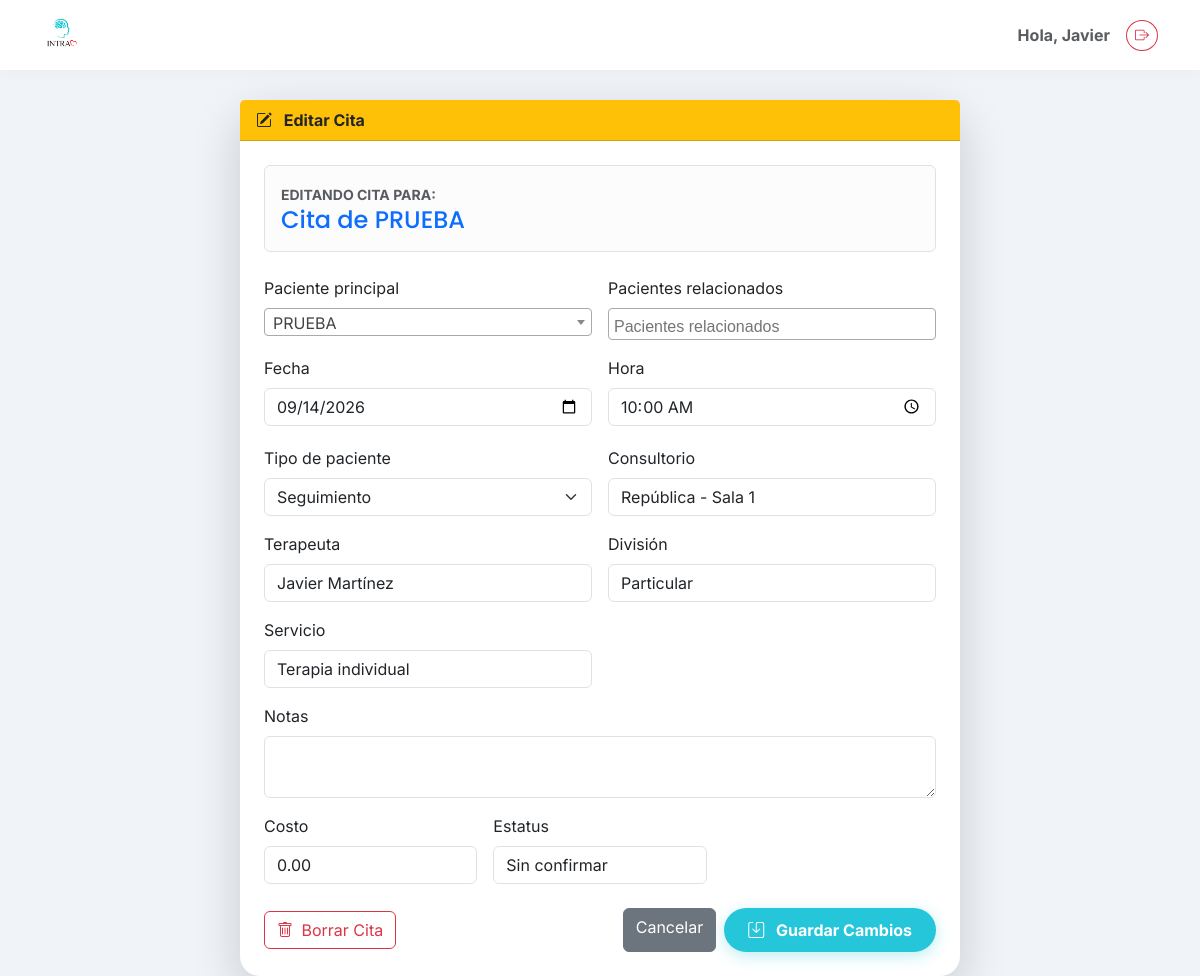
/citas/11/editar/?next=paciente (signed in), run on the app's committed database.
### clinica/models.py (models this page shows, shortened)
class Cita(models.Model):
    ESTATUS_CONFIRMADA = 'confirmada'
    ESTATUS_SIN_CONFIRMAR = 'sin_confirmar'
    ESTATUS_REAGENDO = 'reagendo'
    ESTATUS_CANCELO = 'cancelo'
    ESTATUS_NO_ASISTIO = 'no_asistio'
    ESTATUS_INCIDENCIA = 'incidencia'
    ESTATUS_CHOICES = [
        (ESTATUS_CONFIRMADA, 'Confirmada'),
        (ESTATUS_SIN_CONFIRMAR, 'Sin confirmar'),
        (ESTATUS_REAGENDO, 'Reagendo'),
        (ESTATUS_CANCELO, 'Cancelo'),
        (ESTATUS_NO_ASISTIO, 'No asistio'),
        (ESTATUS_INCIDENCIA, 'Incidencia'),
    ]
    ESTATUS_ACTIVOS = (
        ESTATUS_CONFIRMADA,
        ESTATUS_SIN_CONFIRMAR,
        ESTATUS_REAGENDO,
        ESTATUS_INCIDENCIA,
    )
    TIPO_NUEVO = 'N'
    TIPO_REFERIDO = 'R'
    TIPO_SEGUIMIENTO = 'S'
    TIPO_PACIENTE_CHOICES = [
        (TIPO_NUEVO, 'Nuevo'),
        (TIPO_REFERIDO, 'Referido'),
        (TIPO_SEGUIMIENTO, 'Seguimiento'),
    ]
    PAGO_CHOICES = [
        ('Efectivo', 'Efectivo'),
        ('Transferencia', 'Transferencia'),
        ('Terminal', 'Terminal'),
        ('Pase', 'Pase'),
        ('Gratuito', 'Gratuito'),
        ('Pendiente', 'Pendiente'),
    ]
    paciente = models.ForeignKey(Paciente, on_delete=models.CASCADE, related_name='citas')
    pacientes_adicionales = models.ManyToManyField(
        Paciente,
        blank=True,
        related_name='citas_como_adicional',
    )
    fecha = models.DateField()
    hora = models.TimeField()
    tipo_paciente = models.CharField(
        max_length=1,
        choices=TIPO_PACIENTE_CHOICES,
        default=TIPO_SEGUIMIENTO,
    )
    division = models.ForeignKey(Division, on_delete=models.SET_NULL, null=True)
    consultorio = models.ForeignKey(Consultorio, on_delete=models.SET_NULL, null=True)
    servicio = models.ForeignKey(Servicio, on_delete=models.SET_NULL, null=True)
    terapeuta = models.ForeignKey(Terapeuta, on_delete=models.SET_NULL, null=True)
    costo = models.DecimalField(max_digits=10, decimal_places=2, null=True, blank=True)
    metodo_pago = models.CharField(max_length=50, null=True, blank=True)
    estatus = models.CharField(
        max_length=20,
        choices=ESTATUS_CHOICES,
        default=ESTATUS_SIN_CONFIRMAR,
    )
    folio_fiscal = models.CharField(max_length=100, blank=True, null=True)
    notas = models.TextField(blank=True, null=True)
    def pacientes_display_natural(self):
        nombres = [self.paciente.nombre] if self.paciente_id else []
        nombres.extend(list(self.pacientes_adicionales.values_list('nombre', flat=True)))
        if not nombres:
            return ""
        if len(nombres) == 1:
            return nombres[0]
        if len(nombres) == 2:
            return f"{nombres[0]} y {nombres[1]}"
        return f"{', '.join(nombres[:-1])} y {nombres[-1]}"
    def titulo_cita(self):
        pacientes = self.pacientes_display_natural()
        return f"Cita de {pacientes}" if pacientes else "Cita"
    class Meta:
        verbose_name = "Cita"
        verbose_name_plural = "Citas"
        ordering = ['-fecha', '-hora']

class Paciente(models.Model):
    TIPO_CONTACTO_CHOICES = [
        ('propio', 'Propio'),
        ('madre', 'Madre'),
        ('padre', 'Padre'),
        ('pareja', 'Pareja'),
        ('otro', 'Otro'),
    ]
    SEXO_CHOICES = [
        ('Femenino', 'Femenino'),
        ('Masculino', 'Masculino'),
    ]
    usuario = models.OneToOneField(User, on_delete=models.SET_NULL, null=True, blank=True, related_name='perfil_paciente')
    nombre = models.CharField(max_length=200, verbose_name="Nombre Completo")
    fecha_nacimiento = models.DateField(verbose_name="Fecha de Nacimiento")
    nombre_normalizado = models.CharField(max_length=200, blank=True, editable=False)
    sexo = models.CharField(
        max_length=20,
        choices=SEXO_CHOICES,
        default='Femenino',
        verbose_name="Sexo"
    )
    telefono = models.CharField(max_length=20, verbose_name="Teléfono (WhatsApp)")
    identidad_contacto = models.CharField(max_length=20, choices=TIPO_CONTACTO_CHOICES, default='propio')
    servicio_inicial = models.ForeignKey('Servicio', on_delete=models.SET_NULL, null=True, verbose_name="Servicio Inicial")
    consentimiento_firmado = models.FileField(upload_to='documentos/', blank=True, null=True)
    estudio_socioeconomico = models.FileField(upload_to='documentos/', blank=True, null=True)
    apertura_expediente = models.FileField(upload_to='documentos/', blank=True, null=True)
    resumen_clinico = models.TextField(blank=True, null=True)
    pacientes_relacionados = models.ManyToManyField('self', blank=True, symmetrical=True)
    enlace_resultados = models.URLField(blank=True, null=True)
    fecha_registro = models.DateTimeField(auto_now_add=True)
    def __str__(self):
        return self.nombre
    class Meta:
        verbose_name = "Paciente"
        verbose_name_plural = "Pacientes"

### clinica/views.py (the view)
# urls.py: path('citas/<int:cita_id>/editar/', clinica_views.editar_cita, name='editar_cita'),
@login_required
def editar_cita(request, cita_id):
    cita = get_object_or_404(Cita, id=cita_id)
    if request.method == 'POST':
        form = CitaForm(request.POST, instance=cita)
        if form.is_valid():
            cita = form.save()
            if es_servicio_grupal(cita.servicio):
                pacientes_extra = form.cleaned_data.get('pacientes_extra')
                cita.pacientes_adicionales.set(
                    (pacientes_extra or Paciente.objects.none()).exclude(pk=cita.paciente_id)
                )
            else:
                cita.pacientes_adicionales.clear()
            messages.success(request, '¡Cita actualizada correctamente! ')
            origen = request.GET.get('next', 'home')
            if origen == 'paciente':
                return redirect('detalle_paciente', paciente_id=cita.paciente.id)
            return redirect('home')
        else:
            for field, errors in form.errors.items():
                for error in errors:
                    if field == '__all__':
                        messages.error(request, f" {error}")
                    else:
                        messages.error(request, f"Error en {field}: {error}")
    else:
        form = CitaForm(instance=cita)
    return render(request, 'clinica/editar_cita.html', {
        'form': form,
        'cita': cita
    }
    )

### clinica/models.py (called while the page is built)
    def __str__(self):
        return self.nombre

    def __str__(self):
        return self.nombre

    def __str__(self):
        return self.nombre

    def __str__(self):
        return self.nombre

### clinica/templates/clinica/editar_cita.html (shortened to what this page needs)
{% extends 'clinica/base.html' %}
{% block content %}
<link href="https://cdn.jsdelivr.net/npm/select2@4.1.0-rc.0/dist/css/select2.min.css" rel="stylesheet" />
<div class="container mt-4">
    <div class="row justify-content-center">
        <div class="col-md-8">
            <div class="card shadow-lg border-0">
                <div class="card-header bg-warning text-dark fw-bold">
                    <i class="bi bi-pencil-square me-2"></i> Editar Cita
                </div>
                <div class="card-body p-4">
                    <div class="alert alert-light border mb-4">
                        <small class="text-muted text-uppercase fw-bold">Editando cita para:</small>
                        <h4 class="text-primary mb-0">{{ cita.titulo_cita }}</h4>
                    </div>
                    <form method="post" id="form-editar">
                        <div class="row g-3">
                            <div class="col-md-6">
                                <label class="form-label">Paciente principal</label>
                            </div>
                            <div class="col-md-6">
                                <label class="form-label">Pacientes relacionados</label>
                            </div>
                            <div class="col-md-6">
                                <label class="form-label">Fecha</label>
                                {{ form.fecha }}
                            </div>
                            <div class="col-md-6">
                                <label class="form-label">Hora</label>
                                {{ form.hora }}
                            </div>
                            <div class="col-md-6">
                                <label class="form-label">Tipo de paciente</label>
                                {{ form.tipo_paciente }}
                            </div>
                            <div class="col-md-6">
                                <label class="form-label">Consultorio</label>
                                {{ form.consultorio }}
                            </div>
                            <div class="col-md-6">
                                <label class="form-label">Terapeuta</label>
                                {{ form.terapeuta }}
                            </div>
                            <div class="col-md-6">
                                <label class="form-label">División</label>
                                {{ form.division }}
                            </div>
                            <div class="col-md-6">
                                <label class="form-label">Servicio</label>
                                {{ form.servicio }}
                            </div>
                            <div class="col-12">
                                <label class="form-label">Notas</label>
                                {{ form.notas }}
                            </div>
                            <div class="col-md-4">
                                <label class="form-label">Costo</label>
                                {{ form.costo }}
                            </div>
                            <div class="col-md-4">
                                <label class="form-label">Estatus</label>
                                {{ form.estatus }}
                            </div>
                        </div>
                        <div class="d-flex justify-content-between align-items-center gap-2 mt-4">
                            <button
                                type="submit"
                                form="form-eliminar-cita"
                                class="btn btn-outline-danger"
                                onclick="return confirm('¿Seguro que deseas borrar esta cita? Esta acción no se puede deshacer.');">
                                <i class="bi bi-trash me-1"></i> Borrar Cita
                            </button>
                            <div class="d-flex gap-2">
                            <a href="javascript:history.back()" class="btn btn-secondary">Cancelar</a>
                            <button type="submit" class="btn btn-primary fw-bold px-4">
                                <i class="bi bi-save me-2"></i> Guardar Cambios
                            </button>
                            </div>
                        </div>
                    </form>
                </div>
            </div>
        </div>
    </div>
</div>
{% endblock %}

### clinica/templates/clinica/base.html (shortened to what this page needs)
{% load static %}
<!DOCTYPE html>
<html lang="es">
<head>
    <link href="https://cdn.jsdelivr.net/npm/bootstrap@5.3.0/dist/css/bootstrap.min.css" rel="stylesheet">
    <link rel="stylesheet" href="https://cdn.jsdelivr.net/npm/bootstrap-icons@1.10.5/font/bootstrap-icons.css">
</head>
<body>
    <nav class="navbar navbar-expand-lg fixed-top">
        <div class="container">
            <a class="navbar-brand d-flex align-items-center" href="{% url 'home' %}">
               <img src="{% static 'clinica/images/logo.png' %}" alt="Logo INTRA" class="me-2">
            </a>
            <div class="d-flex align-items-center">
                <span class="me-3 text-muted fw-bold d-none d-md-block">
                    Hola, {{ user.username|title }}
                </span>
                <form action="{% url 'logout' %}" method="post">
                    <button type="submit" class="btn btn-outline-danger btn-sm rounded-circle" title="Cerrar Sesión">
                        <i class="bi bi-box-arrow-right"></i>
                    </button>
                </form>
            </div>
        </div>
    </nav>
    <div class="container" style="margin-top: 100px;">
        {% block content %}
        {% endblock %}
    </div>
</body>
<link href="https://cdn.jsdelivr.net/npm/select2@4.1.0-rc.0/dist/css/select2.min.css" rel="stylesheet" />
<link rel="stylesheet" href="https://cdn.jsdelivr.net/npm/select2-bootstrap-5-theme@1.3.0/dist/select2-bootstrap-5-theme.min.css" />
</html>

### clinica/templates/clinica/base.html (style rules this page uses)
:root { --intra-primary: #26C6DA; --intra-secondary: #EF5350; --intra-dark: #37474F; --intra-light: #F0F4F8; --intra-white: #FFFFFF; }
body { background-color: var(--intra-light); font-family: 'Inter', sans-serif; color: var(--intra-dark); }
h1, h2, h3, h4, h5, .navbar-brand { font-family: 'Poppins', sans-serif; }
.btn-primary { background-color: var(--intra-primary); border: none; border-radius: 50px; padding: 10px 25px; font-weight: 600; box-shadow: 0 4px 15px rgba(38, 198, 218, 0.3); transition: all 0.3s ease; }
.card { border: none; border-radius: 20px; box-shadow: 0 10px 30px rgba(0,0,0,0.05); }
.navbar { background-color: var(--intra-white); box-shadow: 0 2px 15px rgba(0,0,0,0.03); padding-top: 10px; padding-bottom: 10px; }
.navbar-brand img { height: 40px; width: auto; }

### data on the page
Cita: titulo_cita "Cita de PRUEBA", fecha "09/14/2026", hora "10:00", tipo_paciente "Seguimiento", consultorio "República - Sala 1", terapeuta "Javier Martínez", division "Particular", servicio "Terapia individual", costo "0.00", estatus "Sin confirmar"

### other printed values
{{ user.username|title }} "Javier"
